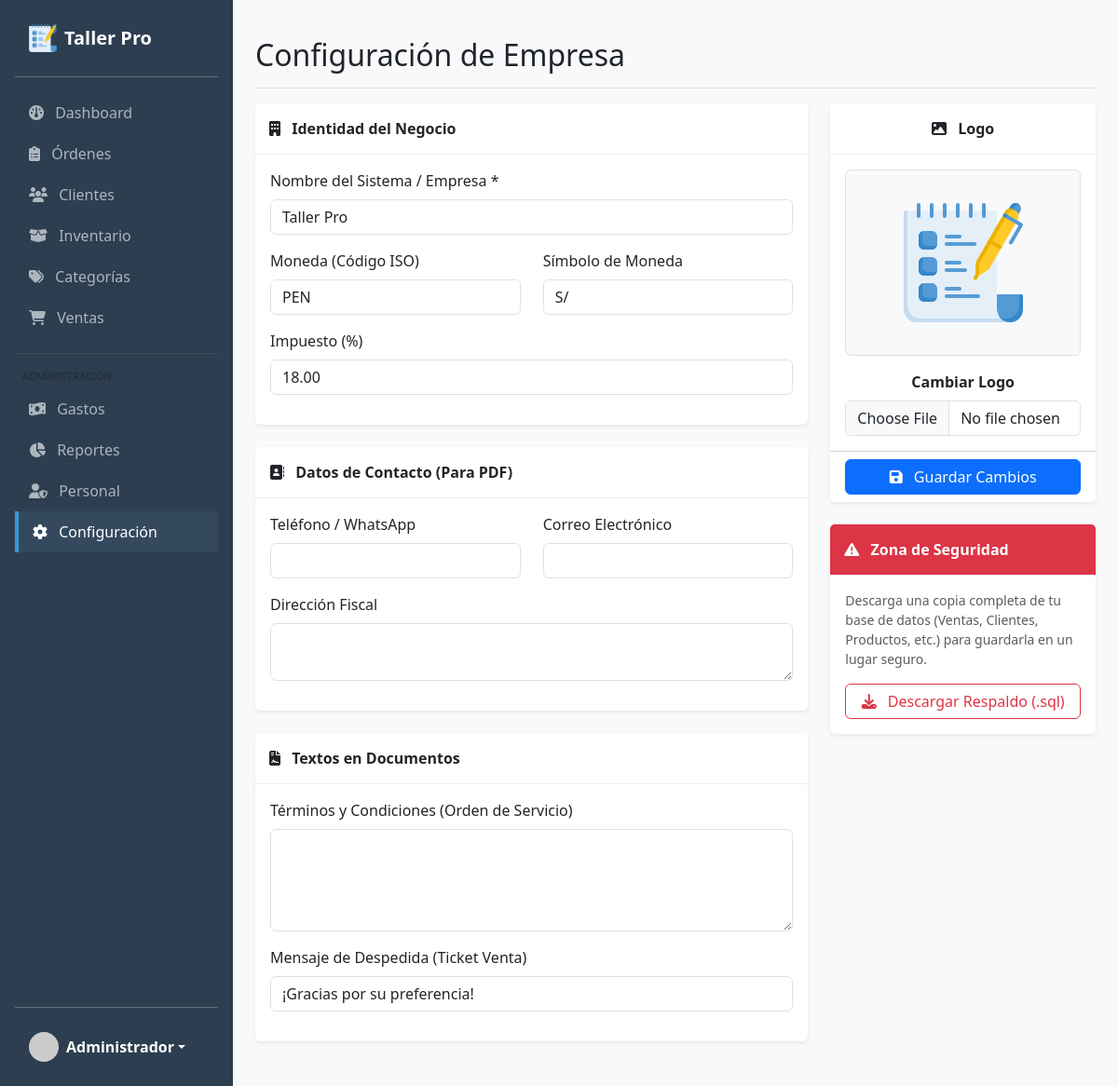
Page /configuracion (signed in) on the committed database.
### tables this page shows
CREATE TABLE IF NOT EXISTS `configuracion` (
  `id` int NOT NULL AUTO_INCREMENT,
  `nombre_sistema` varchar(100) DEFAULT 'Sistema Taller',
  `moneda` varchar(10) DEFAULT 'PEN',
  `simbolo_moneda` varchar(5) DEFAULT 'S/',
  `impuesto` decimal(5,2) DEFAULT '18.00',
  `telefono` varchar(20) DEFAULT NULL,
  `email` varchar(100) DEFAULT NULL,
  `direccion` text,
  `updated_at` timestamp NULL DEFAULT CURRENT_TIMESTAMP ON UPDATE CURRENT_TIMESTAMP,
  `logo` varchar(100) DEFAULT NULL,
  `terminos_orden` text,
  `mensaje_ticket` varchar(255) DEFAULT '¡Gracias por su preferencia!',
  PRIMARY KEY (`id`)
);

### app/Controllers/ConfiguracionController.php (called while the page is built, shortened)
<?php
class ConfiguracionController extends BaseController {
    public function index() {
        $configModel = new Configuracion();
        $datos = $configModel->obtenerConfiguracion();
        $this->view('configuracion/index', [
            'titulo' => 'Configuración del Sistema',
            'datos' => $datos
        ]);
    }
}

### public/index.php (called while the page is built, shortened)
<?php
$router = new Router();
$router->get('/login', [AuthController::class, 'login']);
$router->post('/login/auth', [AuthController::class, 'authenticate']);
$router->get('/logout', [AuthController::class, 'logout']);
$router->get('/rastreo', [RastreoController::class, 'index']);
$router->get('/', [DashboardController::class, 'index']);
$router->get('/clientes', [ClienteController::class, 'index']);
$router->get('/clientes/perfil', [ClienteController::class, 'perfil']);
$router->post('/clientes/guardar', [ClienteController::class, 'store']);
$router->post('/clientes/actualizar', [ClienteController::class, 'update']);
$router->post('/clientes/cambiar-estado', [ClienteController::class, 'cambiarEstado']);
$router->get('/categorias', [CategoriaController::class, 'index']);
$router->post('/categorias/guardar', [CategoriaController::class, 'store']);
$router->post('/categorias/actualizar', [CategoriaController::class, 'update']);
$router->post('/categorias/cambiar-estado', [CategoriaController::class, 'cambiarEstado']);
$router->post('/categorias/eliminar', [CategoriaController::class, 'eliminar']);
$router->get('/productos', [ProductoController::class, 'index']);
$router->get('/productos/historial', [ProductoController::class, 'historial']);
$router->post('/productos/guardar', [ProductoController::class, 'store']);
$router->post('/productos/actualizar', [ProductoController::class, 'update']);
$router->post('/productos/cambiar-estado', [ProductoController::class, 'cambiarEstado']);
$router->post('/productos/ajustar', [ProductoController::class, 'ajustar']);
$router->get('/ordenes', [OrdenController::class, 'index']);
$router->get('/ordenes/detalle', [OrdenController::class, 'detalle']);
$router->get('/ordenes/imprimir', [OrdenController::class, 'imprimir']);
$router->get('/ordenes/etiqueta', [OrdenController::class, 'etiqueta']);
$router->get('/ordenes/garantia', [OrdenController::class, 'garantia']);
$router->post('/ordenes/guardar', [OrdenController::class, 'store']);
$router->post('/ordenes/cambiar-estado', [OrdenController::class, 'cambiarEstado']);
$router->post('/ordenes/agregar-repuesto', [OrdenController::class, 'agregarRepuesto']);
$router->post('/ordenes/eliminar-repuesto', [OrdenController::class, 'eliminarRepuesto']);
$router->post('/ordenes/mano-obra', [OrdenController::class, 'actualizarManoObra']);
$router->post('/ordenes/diagnostico', [OrdenController::class, 'guardarDiagnostico']);
$router->get('/ventas', [VentaController::class, 'index']);
$router->get('/ventas/crear', [VentaController::class, 'crear']);
$router->get('/ventas/imprimir', [VentaController::class, 'imprimir']);
$router->post('/ventas/guardar', [VentaController::class, 'store']);
$router->get('/gastos', [GastoController::class, 'index']);
$router->post('/gastos/guardar', [GastoController::class, 'store']);
$router->post('/gastos/eliminar', [GastoController::class, 'eliminar']);
$router->get('/reportes', [ReporteController::class, 'index']);
$router->get('/usuarios', [UsuarioController::class, 'index']);
$router->post('/usuarios/guardar', [UsuarioController::class, 'store']);
$router->post('/usuarios/actualizar', [UsuarioController::class, 'update']);
$router->post('/usuarios/cambiar-estado', [UsuarioController::class, 'cambiarEstado']);
$router->get('/configuracion', [ConfiguracionController::class, 'index']);
$router->post('/configuracion/guardar', [ConfiguracionController::class, 'update']);
$router->get('/configuracion/backup', [ConfiguracionController::class, 'backup']);
$router->run();

### app/Models/BaseModel.php (called while the page is built, shortened)
<?php
class BaseModel {
    public function __construct() {
        $database = new Database();
        $this->db = $database->getConnection();
    }
}

### config/Database.php (called while the page is built, shortened)
<?php
class Database {
    private $host = 'localhost';
    private $db_name = 'taller_db';
    private $username = 'root';
    private $password = '';
    public function getConnection() {
        $this->conn = null;
        try {
            $this->conn = new PDO("mysql:host=" . $this->host . ";dbname=" . $this->db_name, $this->username, $this->password);
            $this->conn->exec("set names utf8mb4");
            $this->conn->setAttribute(PDO::ATTR_ERRMODE, PDO::ERRMODE_EXCEPTION);
        } catch(PDOException $exception) {
            echo "Error de conexión: " . $exception->getMessage();
        }
        return $this->conn;
    }
}

### app/Models/Configuracion.php (called while the page is built, shortened)
<?php
class Configuracion extends BaseModel {
    public function obtenerConfiguracion() {
        try {
            $stmt = $this->db->prepare("SELECT * FROM configuracion LIMIT 1");
            $stmt->execute();
            return $stmt->fetch(PDO::FETCH_OBJ);
        } catch (\Exception $e) {
            return null;
        }
    }
}

### app/Views/configuracion/index.php (the view, shortened to what this page needs)
<?php require_once __DIR__ . '/../partials/header.php'; ?>
<div class="d-flex justify-content-between flex-wrap flex-md-nowrap align-items-center pt-3 pb-2 mb-3 border-bottom">
    <h1 class="h2">Configuración de Empresa</h1>
</div>
<form action="/configuracion/guardar" method="POST" enctype="multipart/form-data">
    <div class="row">
        <div class="col-md-8">
            <div class="card shadow-sm mb-4">
                <div class="card-header bg-white fw-bold">
                    <i class="fa-solid fa-building me-2"></i> Identidad del Negocio
                </div>
                <div class="card-body">
                    <div class="mb-3">
                        <label class="form-label">Nombre del Sistema / Empresa *</label>
                        <input type="text" class="form-control" name="nombre_sistema" value="<?php echo $datos->nombre_sistema; ?>" required>
                    </div>
                    <div class="row">
                        <div class="col-md-6 mb-3">
                            <label class="form-label">Moneda (Código ISO)</label>
                            <input type="text" class="form-control" name="moneda" value="<?php echo $datos->moneda; ?>" placeholder="Ej: PEN, USD">
                        </div>
                        <div class="col-md-6 mb-3">
                            <label class="form-label">Símbolo de Moneda</label>
                            <input type="text" class="form-control" name="simbolo_moneda" value="<?php echo $datos->simbolo_moneda; ?>" placeholder="Ej: S/, $">
                        </div>
                    </div>
                    <div class="mb-3">
                        <label class="form-label">Impuesto (%)</label>
                        <input type="number" step="0.01" class="form-control" name="impuesto" value="<?php echo $datos->impuesto; ?>">
                    </div>
                </div>
            </div>
            <div class="card shadow-sm mb-4">
                <div class="card-header bg-white fw-bold">
                    <i class="fa-solid fa-address-book me-2"></i> Datos de Contacto (Para PDF)
                </div>
                <div class="card-body">
                    <div class="row">
                        <div class="col-md-6 mb-3">
                            <label class="form-label">Teléfono / WhatsApp</label>
                            <input type="text" class="form-control" name="telefono" value="<?php echo $datos->telefono; ?>">
                        </div>
                        <div class="col-md-6 mb-3">
                            <label class="form-label">Correo Electrónico</label>
                            <input type="email" class="form-control" name="email" value="<?php echo $datos->email; ?>">
                        </div>
                    </div>
                    <div class="mb-3">
                        <label class="form-label">Dirección Fiscal</label>
                        <textarea class="form-control" name="direccion" rows="2"><?php echo $datos->direccion; ?></textarea>
                    </div>
                </div>
            </div>
            <div class="card shadow-sm mb-4">
                <div class="card-header bg-white fw-bold">
                    <i class="fa-solid fa-file-contract me-2"></i> Textos en Documentos
                </div>
                <div class="card-body">
                    <div class="mb-3">
                        <label class="form-label">Términos y Condiciones (Orden de Servicio)</label>
                        <textarea class="form-control" name="terminos_orden" rows="4"><?php echo $datos->terminos_orden; ?></textarea>
                    </div>
                    <div class="mb-3">
                        <label class="form-label">Mensaje de Despedida (Ticket Venta)</label>
                        <input type="text" class="form-control" name="mensaje_ticket" value="<?php echo $datos->mensaje_ticket; ?>">
                    </div>
                </div>
            </div>
        </div>
        <div class="col-md-4">
            <div class="card shadow-sm text-center mb-4">
                <div class="card-header bg-white fw-bold">
                    <i class="fa-solid fa-image me-2"></i> Logo
                </div>
                <div class="card-body">
                    <div class="mb-3 border rounded p-3 bg-light d-flex align-items-center justify-content-center" style="height: 200px;">
                        <?php if(!empty($datos->logo)): ?>
                            <img id="previewLogo" src="/uploads/logo/<?php echo $datos->logo; ?>" class="img-fluid" style="max-height: 180px;">
                        <?php else: ?>
                            <img id="previewLogo" src="https://via.placeholder.com/200x100?text=Sin+Logo" class="img-fluid">
                        <?php endif; ?>
                    </div>
                    <label class="form-label fw-bold">Cambiar Logo</label>
                    <input type="file" class="form-control" name="logo" accept="image/*" onchange="previewImage(event)">
                </div>
                <div class="card-footer bg-white">
                    <button type="submit" class="btn btn-primary w-100">
                        <i class="fa-solid fa-save me-2"></i> Guardar Cambios
                    </button>
                </div>
            </div>
            <div class="card shadow-sm border-danger">
                <div class="card-header bg-danger text-white fw-bold">
                    <i class="fa-solid fa-triangle-exclamation me-2"></i> Zona de Seguridad
                </div>
                <div class="card-body">
                    <p class="small text-muted">Descarga una copia completa de tu base de datos (Ventas, Clientes, Productos, etc.) para guardarla en un lugar seguro.</p>
                    <a href="/configuracion/backup" class="btn btn-outline-danger w-100">
                        <i class="fa-solid fa-download me-2"></i> Descargar Respaldo (.sql)
                    </a>
                </div>
            </div>
        </div>
    </div>
</form>
<?php require_once __DIR__ . '/../partials/footer.php'; ?>

### app/Views/partials/header.php (shortened to what this page needs)
<!DOCTYPE html>
<html lang="es">
<head>
    <link href="https://cdn.jsdelivr.net/npm/bootstrap@5.3.0/dist/css/bootstrap.min.css" rel="stylesheet">
    <link rel="stylesheet" href="https://cdnjs.cloudflare.com/ajax/libs/font-awesome/6.4.0/css/all.min.css">
    <link rel="stylesheet" href="https://cdn.datatables.net/1.13.4/css/dataTables.bootstrap5.min.css">
    <link rel="stylesheet" href="https://cdn.datatables.net/buttons/2.3.6/css/buttons.bootstrap5.min.css">
    <link href="https://cdn.jsdelivr.net/npm/select2@4.1.0-rc.0/dist/css/select2.min.css" rel="stylesheet" />
    <link rel="stylesheet" href="https://cdn.jsdelivr.net/npm/select2-bootstrap-5-theme@1.3.0/dist/select2-bootstrap-5-theme.min.css" />
</head>
<body>
<div class="d-flex">
    <div class="sidebar d-flex flex-column flex-shrink-0 p-3" style="width: 250px;">
        <a href="/" class="d-flex align-items-center mb-3 mb-md-0 me-md-auto text-white text-decoration-none">
            <?php if(!empty($sistema->logo)): ?>
                <img src="/uploads/logo/<?php echo $sistema->logo; ?>" height="30" class="me-2">
            <?php else: ?>
                <i class="fa-solid fa-screwdriver-wrench me-2"></i>
            <?php endif; ?>
            <span class="fs-5 fw-bold text-truncate"><?php echo substr($sistema->nombre_sistema, 0, 18); ?></span>
        </a>
        <hr>
        <ul class="nav nav-pills flex-column mb-auto">
            <li class="nav-item"><a href="/" class="<?php echo ($_SERVER['REQUEST_URI'] == '/' || $_SERVER['REQUEST_URI'] == '') ? 'active' : ''; ?>"><i class="fa-solid fa-gauge me-2"></i> Dashboard</a></li>
            <li><a href="/ordenes" class="<?php echo (strpos($_SERVER['REQUEST_URI'], '/ordenes') !== false) ? 'active' : ''; ?>"><i class="fa-solid fa-clipboard-list me-2"></i> Órdenes</a></li>
            <li><a href="/clientes" class="<?php echo (strpos($_SERVER['REQUEST_URI'], '/clientes') !== false) ? 'active' : ''; ?>"><i class="fa-solid fa-users me-2"></i> Clientes</a></li>
            <li><a href="/productos" class="<?php echo (strpos($_SERVER['REQUEST_URI'], '/productos') !== false) ? 'active' : ''; ?>"><i class="fa-solid fa-box-open me-2"></i> Inventario</a></li>
            <li><a href="/categorias" class="<?php echo (strpos($_SERVER['REQUEST_URI'], '/categorias') !== false) ? 'active' : ''; ?>"><i class="fa-solid fa-tags me-2"></i> Categorías</a></li>
            <li><a href="/ventas" class="<?php echo (strpos($_SERVER['REQUEST_URI'], '/ventas') !== false) ? 'active' : ''; ?>"><i class="fa-solid fa-cart-shopping me-2"></i> Ventas</a></li>
            <?php if(isset($_SESSION['user_role']) && $_SESSION['user_role'] === 'admin'): ?>
                <hr class="text-secondary">
                <div class="small text-muted text-uppercase mb-1 ms-2" style="font-size:0.7em;">Administración</div>
                <li><a href="/gastos" class="<?php echo (strpos($_SERVER['REQUEST_URI'], '/gastos') !== false) ? 'active' : ''; ?>"><i class="fa-solid fa-money-bill-wave me-2"></i> Gastos</a></li>
                <li><a href="/reportes" class="<?php echo (strpos($_SERVER['REQUEST_URI'], '/reportes') !== false) ? 'active' : ''; ?>"><i class="fa-solid fa-chart-pie me-2"></i> Reportes</a></li>
                <li><a href="/usuarios" class="<?php echo (strpos($_SERVER['REQUEST_URI'], '/usuarios') !== false) ? 'active' : ''; ?>"><i class="fa-solid fa-user-shield me-2"></i> Personal</a></li>
                <li><a href="/configuracion" class="<?php echo (strpos($_SERVER['REQUEST_URI'], '/configuracion') !== false) ? 'active' : ''; ?>"><i class="fa-solid fa-gear me-2"></i> Configuración</a></li>
            <?php endif; ?>
        </ul>
        <hr>
        <div class="dropdown">
            <a href="#" class="d-flex align-items-center text-white text-decoration-none dropdown-toggle" data-bs-toggle="dropdown">
                <img src="https://ui-avatars.com/api/?name=<?php echo urlencode($_SESSION['user_name'] ?? 'Admin'); ?>&background=random" width="32" height="32" class="rounded-circle me-2">
                <strong><?php echo $_SESSION['user_name'] ?? 'Usuario'; ?></strong>
            </a>
        </div>
    </div>
    <div class="container-fluid p-4" style="width: 100%;">

### rows in the picture
configuracion: logo (picture), nombre_sistema "Taller Pro", moneda "PEN", simbolo_moneda "S/", impuesto "18.00", mensaje_ticket "¡Gracias por su preferencia!"

### other values in the picture
$_SESSION['user_name'] "Administrador"
